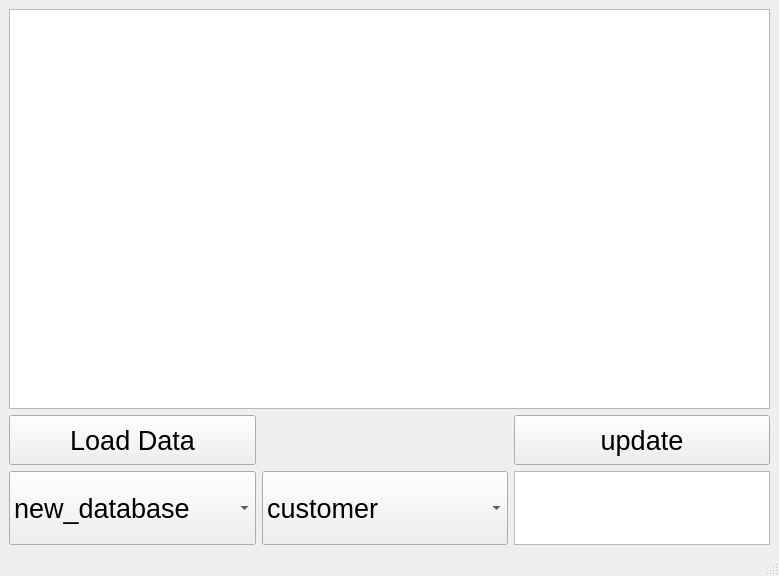
<?xml version="1.0" encoding="UTF-8"?>
<ui version="4.0">
 <class>MainWindow</class>
 <widget class="QMainWindow" name="MainWindow">
  <property name="geometry">
   <rect>
    <x>0</x>
    <y>0</y>
    <width>779</width>
    <height>576</height>
   </rect>
  </property>
  <property name="windowTitle">
   <string>MainWindow</string>
  </property>
  <widget class="QWidget" name="centralwidget">
   <layout class="QGridLayout" name="gridLayout_2">
    <item row="0" column="0">
     <widget class="QTableWidget" name="tableWidget">
      <property name="minimumSize">
       <size>
        <width>0</width>
        <height>400</height>
       </size>
      </property>
      <property name="font">
       <font>
        <pointsize>20</pointsize>
       </font>
      </property>
      <property name="editTriggers">
       <set>QAbstractItemView::AnyKeyPressed|QAbstractItemView::DoubleClicked|QAbstractItemView::EditKeyPressed</set>
      </property>
      <attribute name="horizontalHeaderCascadingSectionResizes">
       <bool>true</bool>
      </attribute>
      <attribute name="horizontalHeaderMinimumSectionSize">
       <number>20</number>
      </attribute>
      <attribute name="horizontalHeaderDefaultSectionSize">
       <number>100</number>
      </attribute>
      <attribute name="horizontalHeaderHighlightSections">
       <bool>true</bool>
      </attribute>
      <attribute name="horizontalHeaderShowSortIndicator" stdset="0">
       <bool>true</bool>
      </attribute>
      <attribute name="horizontalHeaderStretchLastSection">
       <bool>false</bool>
      </attribute>
     </widget>
    </item>
    <item row="1" column="0">
     <layout class="QGridLayout" name="gridLayout">
      <item row="1" column="3">
       <widget class="QTextEdit" name="textEdit_data">
        <property name="minimumSize">
         <size>
          <width>0</width>
          <height>50</height>
         </size>
        </property>
        <property name="maximumSize">
         <size>
          <width>16777215</width>
          <height>100</height>
         </size>
        </property>
        <property name="font">
         <font>
          <pointsize>20</pointsize>
         </font>
        </property>
       </widget>
      </item>
      <item row="0" column="3">
       <widget class="QPushButton" name="Button_update">
        <property name="sizePolicy">
         <sizepolicy hsizetype="Expanding" vsizetype="Expanding">
          <horstretch>0</horstretch>
          <verstretch>0</verstretch>
         </sizepolicy>
        </property>
        <property name="minimumSize">
         <size>
          <width>0</width>
          <height>50</height>
         </size>
        </property>
        <property name="maximumSize">
         <size>
          <width>16777215</width>
          <height>100</height>
         </size>
        </property>
        <property name="font">
         <font>
          <pointsize>20</pointsize>
         </font>
        </property>
        <property name="text">
         <string>update</string>
        </property>
       </widget>
      </item>
      <item row="1" column="1">
       <widget class="QComboBox" name="comboBox_choose_table">
        <property name="sizePolicy">
         <sizepolicy hsizetype="Expanding" vsizetype="Expanding">
          <horstretch>0</horstretch>
          <verstretch>0</verstretch>
         </sizepolicy>
        </property>
        <property name="minimumSize">
         <size>
          <width>0</width>
          <height>50</height>
         </size>
        </property>
        <property name="maximumSize">
         <size>
          <width>16777215</width>
          <height>100</height>
         </size>
        </property>
        <property name="font">
         <font>
          <pointsize>20</pointsize>
         </font>
        </property>
        <item>
         <property name="text">
          <string>customer</string>
         </property>
        </item>
        <item>
         <property name="text">
          <string>distance</string>
         </property>
        </item>
        <item>
         <property name="text">
          <string>food</string>
         </property>
        </item>
        <item>
         <property name="text">
          <string>food_t1</string>
         </property>
        </item>
       </widget>
      </item>
      <item row="0" column="0">
       <widget class="QPushButton" name="Button_load_data">
        <property name="sizePolicy">
         <sizepolicy hsizetype="Expanding" vsizetype="Expanding">
          <horstretch>0</horstretch>
          <verstretch>0</verstretch>
         </sizepolicy>
        </property>
        <property name="minimumSize">
         <size>
          <width>0</width>
          <height>50</height>
         </size>
        </property>
        <property name="maximumSize">
         <size>
          <width>16777215</width>
          <height>100</height>
         </size>
        </property>
        <property name="font">
         <font>
          <pointsize>20</pointsize>
         </font>
        </property>
        <property name="text">
         <string>Load Data</string>
        </property>
       </widget>
      </item>
      <item row="1" column="0">
       <widget class="QComboBox" name="comboBox_chosse_database">
        <property name="sizePolicy">
         <sizepolicy hsizetype="Expanding" vsizetype="Expanding">
          <horstretch>0</horstretch>
          <verstretch>0</verstretch>
         </sizepolicy>
        </property>
        <property name="minimumSize">
         <size>
          <width>0</width>
          <height>50</height>
         </size>
        </property>
        <property name="maximumSize">
         <size>
          <width>16777215</width>
          <height>100</height>
         </size>
        </property>
        <property name="font">
         <font>
          <pointsize>20</pointsize>
         </font>
        </property>
        <item>
         <property name="text">
          <string>new_database</string>
         </property>
        </item>
        <item>
         <property name="text">
          <string>new_database_1</string>
         </property>
        </item>
       </widget>
      </item>
     </layout>
    </item>
   </layout>
  </widget>
  <widget class="QMenuBar" name="menubar">
   <property name="geometry">
    <rect>
     <x>0</x>
     <y>0</y>
     <width>779</width>
     <height>21</height>
    </rect>
   </property>
  </widget>
  <widget class="QStatusBar" name="statusbar"/>
 </widget>
 <resources/>
 <connections/>
</ui>
